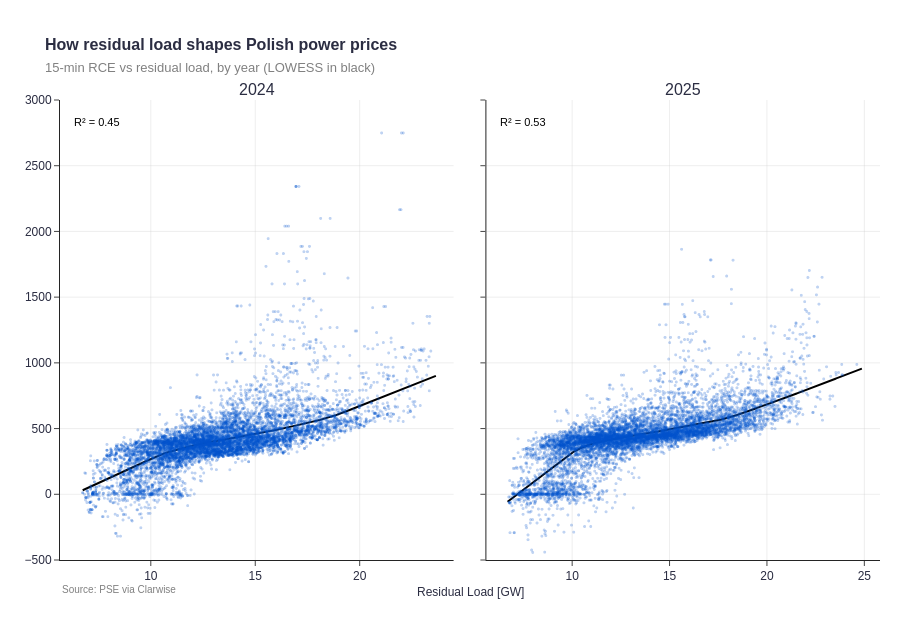

Notebook code cell kept with this figure:
### Markdown cell above
## Figure 1 - Year-by-year scatter with LOWESS fit

15-minute market price (PLN/MWh) vs residual load (GW). The
black line is a LOWESS smoother.

### Code cell
n_years = len(years_sorted)
cols = min(3, n_years) if n_years else 1
rows = max(1, (n_years + cols - 1) // cols)
fig1 = make_subplots(
    rows=rows,
    cols=cols,
    subplot_titles=[str(y) for y in years_sorted],
    shared_yaxes=True,
    shared_xaxes=False,
    horizontal_spacing=0.04,
    vertical_spacing=0.10,
)

year_stats = []
for i, year in enumerate(years_sorted):
    row, col = i // cols + 1, i % cols + 1
    sub = df[df["year"] == year]
    sample = sub.sample(
        min(len(sub), MAX_SCATTER_POINTS_PER_YEAR), random_state=RANDOM_SEED
    )

    fig1.add_trace(
        go.Scattergl(
            x=sample["residual_load_gw"],
            y=sample["rce"],
            mode="markers",
            marker=dict(size=3, opacity=0.25, color="#0052CC"),
            showlegend=False,
            name=str(year),
        ),
        row=row,
        col=col,
    )

    ex, ey, r2 = lowess_smooth(
        sub["residual_load_gw"].values,
        sub["rce"].values,
        frac=LOWESS_FRAC_YEARLY,
    )
    if ex is not None:
        fig1.add_trace(
            go.Scatter(
                x=ex,
                y=ey,
                mode="lines",
                line=dict(color="black", width=2),
                showlegend=False,
                name=f"{year} LOWESS",
            ),
            row=row,
            col=col,
        )
        fig1.add_annotation(
            text=f"R² = {r2:.2f}",
            xref=f"x{i+1} domain" if i else "x domain",
            yref=f"y{i+1} domain" if i else "y domain",
            x=0.03,
            y=0.97,
            xanchor="left",
            yanchor="top",
            showarrow=False,
            font=dict(size=11, color="black"),
        )

    year_stats.append(
        {
            "year": int(year),
            "r2_lowess": r2,
            "median_price_pln": float(sub["rce"].median()),
            "pct_intervals_le_0": float((sub["rce"] <= 0).mean() * 100),
            "neg_price_intervals": int((sub["rce"] <= 0).sum()),
            "n_intervals": int(len(sub)),
        }
    )

fig1.update_yaxes(range=[-500, 3000])
style_figure(
    fig1,
    title="How residual load shapes Polish power prices",
    subtitle="15-min RCE vs residual load, by year (LOWESS in black)",
    height=640 * rows,
    axis_caption="Residual Load [GW]",
)
fig1.show()

### Figure 1 — Plotly figure (JSON) as saved in the notebook; plotly's stock layout.template omitted (floating-point values rounded to 4 significant figures; data arrays with more than 128 entries replaced by an {"elided": "..."} marker saying what was removed)
{"data": [{"marker": {"color": "#0052CC", "opacity": 0.25, "size": 3}, "mode": "markers", "name": "2024", "showlegend": false, "type": "scattergl", "x": {"elided": "8000 float values"}, "xaxis": "x", "y": {"elided": "8000 float values"}, "yaxis": "y"}, {"line": {"color": "black", "width": 2}, "mode": "lines", "name": "2024 LOWESS", "showlegend": false, "type": "scatter", "x": {"elided": "35036 float values"}, "xaxis": "x", "y": {"elided": "35036 float values"}, "yaxis": "y"}, {"marker": {"color": "#0052CC", "opacity": 0.25, "size": 3}, "mode": "markers", "name": "2025", "showlegend": false, "type": "scattergl", "x": {"elided": "8000 float values"}, "xaxis": "x2", "y": {"elided": "8000 float values"}, "yaxis": "y2"}, {"line": {"color": "black", "width": 2}, "mode": "lines", "name": "2025 LOWESS", "showlegend": false, "type": "scatter", "x": {"elided": "35040 float values"}, "xaxis": "x2", "y": {"elided": "35040 float values"}, "yaxis": "y2"}], "layout": {"annotations": [{"font": {"size": 16}, "showarrow": false, "text": "2024", "x": 0.24, "xanchor": "center", "xref": "paper", "y": 1, "yanchor": "bottom", "yref": "paper"}, {"font": {"size": 16}, "showarrow": false, "text": "2025", "x": 0.76, "xanchor": "center", "xref": "paper", "y": 1, "yanchor": "bottom", "yref": "paper"}, {"font": {"color": "black", "size": 11}, "showarrow": false, "text": "R² = 0.45", "x": 0.03, "xanchor": "left", "xref": "x domain", "y": 0.97, "yanchor": "top", "yref": "y domain"}, {"font": {"color": "black", "size": 11}, "showarrow": false, "text": "R² = 0.53", "x": 0.03, "xanchor": "left", "xref": "x2 domain", "y": 0.97, "yanchor": "top", "yref": "y2 domain"}, {"font": {"color": "gray", "size": 10}, "showarrow": false, "text": "Source: PSE via Clarwise", "x": 0, "xanchor": "left", "xref": "paper", "y": -0.08, "yref": "paper"}, {"showarrow": false, "text": "Residual Load [GW]", "x": 0.5, "xanchor": "center", "xref": "paper", "y": -0.05, "yanchor": "top", "yref": "paper"}], "height": 640, "title": {"text": "<span style='font-size:16px;font-weight:bold'>How residual load shapes Polish power prices</span><br><span style='font-size:13px;color:gray'>15-min RCE vs residual load, by year (LOWESS in black)</span>"}, "xaxis": {"anchor": "y", "domain": [0, 0.48]}, "xaxis2": {"anchor": "y2", "domain": [0.52, 1]}, "yaxis": {"anchor": "x", "domain": [0, 1], "range": [-500, 3000]}, "yaxis2": {"anchor": "x2", "domain": [0, 1], "matches": "y", "range": [-500, 3000], "showticklabels": false}}}
